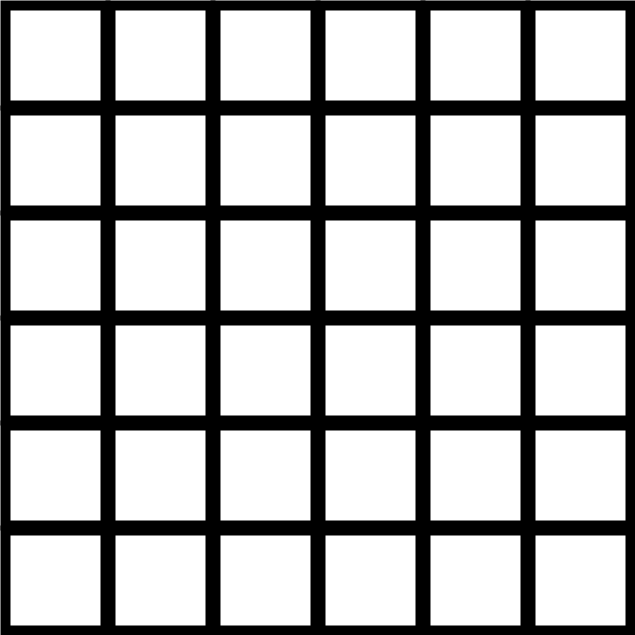
Frame 1 (no input)
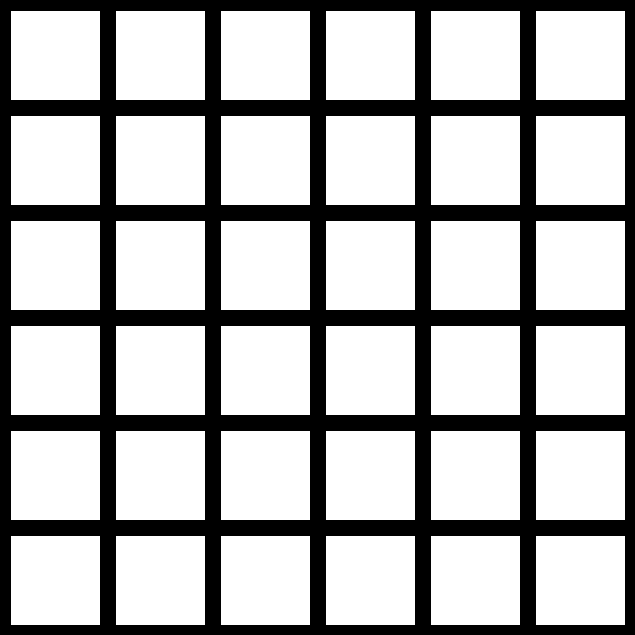
Frame 60 (the mouse pressed at the canvas centre just before this capture)
Frame 120 (the mouse held since frame 60 and released just before this capture): identical to frame 60, image omitted

The Processing sketch that drew these frames (run headless with seeded random() and noise(); from frame 60 on, the mouse is pressed at the canvas centre):

// Processing sketch: processing_78392
// ── processing_78392.pde

float[] opacity = new float[36];
void setup () {
  size (635, 635);
  background(255);
  
    opacity[0] = 20;
  
}

void draw() {
 
  
  for (int x = 5; x < width; x+=105) {
  for (int y = 5; y < height; y+=105) {
    stroke(0);
    strokeWeight(10);
    fill(255, 255, 255, 0); //The last argument is called an "alpha channel", or opacity
    rect(x,y,100,100);
    
  }
  }
}
  void keyPressed() {
    float r = random(255);
    float g = random(255);
    float b = random(255);
    switch(key) {
      case 'a':
      fill(r, g, b);
      rect(5,5,100,100);
      break;
      case 'b':
      fill(r, g, b);
      rect(110,5,100,100);
      break;
      case 'c':
      fill(r, g, b);
      rect(215,5,100,100);
      break;
      case 'd':
      fill(r, g, b);
      rect(320,5,100,100);
      break;
      case 'e':
      fill(r, g, b);
      rect(425,5,100,100);
      break;
      case 'f':
      fill(r, g, b);
      rect(530,5,100,100);
      break;
       case 'g':
      fill(r, g, b);
      rect(5,110,100,100);
      break;
       case 'h':
      fill(r, g, b);
      rect(110,110,100,100);
      break;
       case 'i':
      fill(r, g, b);
      rect(215,110,100,100);
      break;
       case 'j':
      fill(r, g, b);
      rect(320,110,100,100);
      break;
       case 'k':
      fill(r, g, b);
      rect(425,110,100,100);
      break;
       case 'l':
      fill(r, g, b);
      rect(530,110,100,100);
      break;
       case 'm':
      fill(r, g, b);
      rect(5,215,100,100);
      break;
       case 'n':
      fill(r, g, b);
      rect(110,215,100,100);
      break;
       case 'o':
      fill(r, g, b);
      rect(215,215,100,100);
      break;
       case 'p':
      fill(r, g, b);
      rect(320,215,100,100);
      break;
       case 'q':
      fill(r, g, b);
      rect(425,215,100,100);
      break;
       case 'r':
      fill(r, g, b);
      rect(530,215,100,100);
      break;
      case 's':
      fill(r, g, b);
      rect(5,320,100,100);
      break;
       case 't':
      fill(r, g, b);
      rect(110,320,100,100);
      break;
       case 'u':
      fill(r, g, b);
      rect(215,320,100,100);
      break;
       case 'v':
      fill(r, g, b);
      rect(320,320,100,100);
      break;
       case 'w':
      fill(r, g, b);
      rect(425,320,100,100);
      break;
       case 'x':
      fill(r, g, b);
      rect(530,320,100,100);
      break;
      case 'y':
      fill(r, g, b);
      rect(5,425,100,100);
      break;
       case 'z':
      fill(r, g, b);
      rect(110,425,100,100);
      break;
       case '1':
      fill(r, g, b);
      rect(215,425,100,100);
      break;
       case '2':
      fill(r, g, b);
      rect(320,425,100,100);
      break;
       case '3':
      fill(r, g, b);
      rect(425,425,100,100);
      break;
       case '4':
      fill(r, g, b);
      rect(530,425,100,100);
      break;
      case '5':
      fill(r, g, b);
      rect(5,530,100,100);
      break;
       case '6':
      fill(r, g, b);
      rect(110,530,100,100);
      break;
       case '7':
      fill(r, g, b);
      rect(215,530,100,100);
      break;
       case '8':
      fill(r, g, b);
      rect(320,530,100,100);
      break;
       case '9':
      fill(r, g, b);
      rect(425,530,100,100);
      break;
       case '0':
      fill(r, g, b);
      rect(530,530,100,100);
      break;
      default:
      break;

}
  }
